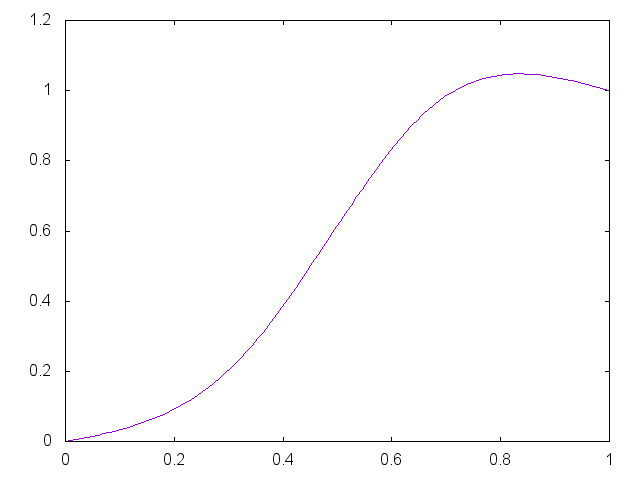

The gnuplot source for this figure:
set term png

set output "generate/static/generate/csplines-0.25-0.95.png"
plot '-' smooth csplines notitle
0 0
0.33 0.25
0.67 0.95 
1 1
e

reset;
